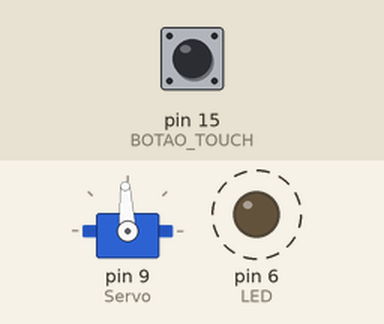
Recording of a sketch running on a simulated Arduino Uno, built with avr-gcc and run on an emulated ATmega328P. Shown: servo, output pins drawn as LEDs (lit = HIGH). Dashed ring = blinking. Inputs (shaded band) come from the test bench; at power-on: pin 15 (BOTAO_TOUCH) HIGH. Sleep ends after the set time or at an interrupt; servo pulses on a pin are drawn as a servo (544–2400 µs = 0–180°); pins used as bus, display or sensor lines are not drawn.

Above: at 0.1 s.
At 39.5 s:
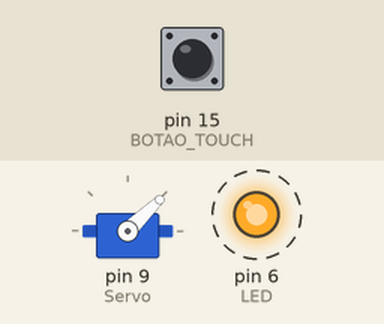
Timing chart, 0 to 40.0 s (numbered marks = the images above):
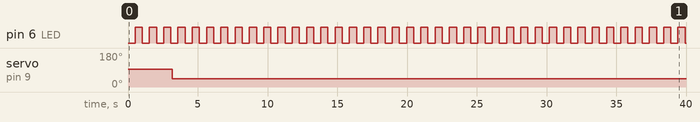

Measured:
- by itself, pin 6 (LED): alternates HIGH for 0.51 s and LOW for 0.51 s
- by itself, servo on pin 9 (Servo): 93° → 44° at 3.2 s

The sketch:

PROG_optimized.ino
```cpp
#include <avr/io.h>
#include <avr/interrupt.h>
#include <avr/sleep.h>
#include <avr/wdt.h>

// Definições de constantes (baseadas no datasheet ATmega328P e periféricos)
#define F_CPU 16000000UL  // Frequência do clock (para delays precisos)
#define LCD_I2C_ADDR 0x20  // Endereço I2C do PCF8574T (ajuste se necessário)
#define BH1750_ADDR1 0x23  // Endereço sensor BH1750 #1
#define BH1750_ADDR2 0x5C  // Endereço sensor BH1750 #2
#define BH1750_POWER_ON 0x01
#define BH1750_CONT_HIGH_RES_MODE2 0x11
#define PCF_RS 0b10000000  // Bit RS no PCF8574T
#define PCF_EN 0b01000000  // Bit EN no PCF8574T
#define BOTAO_TOUCH PC1  // Pino do botão touch (PC1)
#define MODE_AUTOMATIC 0
#define MODE_MANUAL 1
#define AVG_SAMPLES 10  // Número de amostras para média móvel

// Enum para posições do servo
typedef enum {
    FECHADA = 0,
    METADE = 1,
    ABERTA = 2,
    LUZ = 3  // Estado extra para futuro uso
} Servo_pos;

// Struct para organizar estado da aplicação (melhora manutenibilidade)
struct AppState {
    volatile uint16_t delay_counter_2ms;  // Contador de atraso não-bloqueante (2ms ticks)
    volatile uint8_t init_state;          // Estado da máquina de inicialização
    volatile uint8_t setup_done;          // Flag: setup concluído
    volatile uint8_t operating_mode;      // Modo atual (automático/manual)
    volatile uint8_t mode_changed;        // Flag para limpar LCD ao mudar modo
    volatile uint8_t prev_pc1_state;      // Estado anterior do botão (para detecção de borda)
    volatile uint8_t mode_locked;         // Bloqueio de mudança de modo
    volatile uint8_t debounce_counter;    // Contador para debouncing (50ms)
    volatile uint8_t flag_2ms;            // Flag de tick de 2ms
    volatile uint8_t display_counter;     // Contador para atualização de display
    uint16_t lux_value;                   // Valor atual de lux
    uint16_t averaged_lux;                // Valor médio de lux
    uint8_t sensor_count;                 // Número de sensores detectados
    uint8_t sensor1_present;              // Flag: sensor 1 presente
    uint8_t sensor2_present;              // Flag: sensor 2 presente
    uint16_t lux_buffer[AVG_SAMPLES];     // Buffer para média móvel
    uint8_t buffer_index;                 // Índice do buffer
    volatile uint8_t estado_atual;        // Estado atual do servo
};

// Instância global da struct (acesso otimizado)
struct AppState app = {0};

// Protótipos de funções (para organização)
void inic(void);
void inic_non_blocking(void);
void update_display(void);
void control_motor(Servo_pos pos_desejada);
uint16_t average_lux(uint16_t new_reading);
void uint_to_str(uint16_t num, char* buffer, uint8_t len);  // Função customizada para converter uint para string (substitui sprintf)

// Funções de atraso crítico (mantidas para timing do LCD, mas otimizadas)
void short_delay(void) {
    __asm__ volatile ("nop\n\t" "nop\n\t" "nop\n\t" "nop\n\t"
                      "nop\n\t" "nop\n\t" "nop\n\t" "nop\n\t"
                      "nop\n\t" "nop\n\t" "nop\n\t" "nop\n\t"
                      "nop\n\t" "nop\n\t" "nop\n\t" "nop\n\t" ::: "memory");
}

void delay_us(uint16_t us) {
    for (uint16_t i = 0; i < us; i++) {
        for (uint8_t j = 0; j < 4; j++) {
            short_delay();
        }
    }
}

// Atraso não-bloqueante baseado em ticks de 2ms
void START_NB_DELAY_MS(uint16_t ms) {
    app.delay_counter_2ms = (ms / 2) + 1;  // Arredonda para cima
}

uint8_t IS_DELAY_FINISHED(void) {
    return (app.delay_counter_2ms == 0);
}

// ISR do Timer0 (tick de 2ms para atrasos não-bloqueantes)
ISR(TIMER0_COMPA_vect) {
    app.flag_2ms = 1;
    if (app.delay_counter_2ms > 0) {
        app.delay_counter_2ms--;
    }
    app.display_counter++;
    // Toggle LED a cada 500ms (250 * 2ms)
    static volatile uint8_t led_counter = 0;
    led_counter++;
    if (led_counter >= 250) {
        PORTD ^= (1 << PD6);
        led_counter = 0;
    }
    wdt_reset();  // Reset watchdog para evitar reset
}

// ISR do botão (com debouncing)
ISR(PCINT1_vect) {
    uint8_t current_state = PINC & (1 << PC1);
    uint8_t prev_state = app.prev_pc1_state & (1 << PC1);

    if ((current_state & (1 << PC1)) && !(prev_state)) {  // Borda de subida
        if (app.debounce_counter == 0) {  // Inicia debouncing
            app.debounce_counter = 25;  // 50ms (25 * 2ms)
        }
    } else if (!(current_state & (1 << PC1)) && (prev_state)) {  // Borda de descida
        app.debounce_counter = 0;  // Cancela debouncing
    }

    app.prev_pc1_state = current_state;
}

// Funções I2C (com verificações de erro básicas para robustez)
void inic_i2c(void) {
    TWCR |= (1 << TWEN);  // Habilita TWI
    TWSR = 0;             // Prescaler 1
    TWBR = 72;            // Baud rate para 100kHz
    DDRC &= ~((1 << PC4) | (1 << PC5));  // Pinos como entrada
    PORTC |= (1 << PC4) | (1 << PC5);    // Pull-ups
}

void i2c_start(void) {
    TWCR = (1 << TWINT) | (1 << TWSTA) | (1 << TWEN);
    while (!(TWCR & (1 << TWINT)));
}

void i2c_stop(void) {
    TWCR = (1 << TWINT) | (1 << TWSTO) | (1 << TWEN);
}

uint8_t i2c_write(uint8_t data) {
    TWDR = data;
    TWCR = (1 << TWINT) | (1 << TWEN);
    while (!(TWCR & (1 << TWINT)));
    return (TWSR & 0xF8) == 0x28;  // Retorna sucesso (ACK)
}

uint8_t i2c_read_ack(void) {
    TWCR = (1 << TWINT) | (1 << TWEN) | (1 << TWEA);
    while (!(TWCR & (1 << TWINT)));
    return TWDR;
}

uint8_t i2c_read_nack(void) {
    TWCR = (1 << TWINT) | (1 << TWEN);
    while (!(TWCR & (1 << TWINT)));
    return TWDR;
}

// Funções LCD via I2C
void i2c_lcd_send(uint8_t data) {
    i2c_start();
    if (!i2c_write(LCD_I2C_ADDR << 1)) return;  // Erro: aborta
    i2c_write(data);
    i2c_stop();
}

void lcd_write_nibble(uint8_t nibble, uint8_t rs) {
    uint8_t data = 0;
    if (nibble & 0b1000) data |= (1 << 0);  // D7 -> P0
    if (nibble & 0b0100) data |= (1 << 1);  // D6 -> P1
    if (nibble & 0b0010) data |= (1 << 2);  // D5 -> P2
    if (nibble & 0b0001) data |= (1 << 3);  // D4 -> P3
    if (rs) data |= PCF_RS;
    i2c_lcd_send(data | PCF_EN);  // EN high
    i2c_lcd_send(data & ~PCF_EN); // EN low
}

void lcd_write_byte(uint8_t data, uint8_t rs) {
    lcd_write_nibble(data >> 4, rs);
    lcd_write_nibble(data & 0x0F, rs);
}

void lcd_clear(void) {
    lcd_write_byte(0x01, 0);
}

void lcd_set_cursor(uint8_t row, uint8_t col) {
    uint8_t addr = (row == 0) ? 0x80 + col : 0xC0 + col;
    lcd_write_byte(addr, 0);
}

void lcd_write_string(const char* str) {
    while (*str) {
        lcd_write_byte(*str++, 1);
    }
}

void lcd_init_setup_cmds(void) {
    lcd_write_byte(0x28, 0);  // 4-bit, 2 linhas
    lcd_write_byte(0x0C, 0);  // Display on, cursor off
    lcd_write_byte(0x01, 0);  // Clear
    lcd_write_byte(0x06, 0);  // Increment cursor
}

// Funções BH1750 (com retries para robustez)
uint8_t bh1750_send(uint8_t addr, uint8_t data) {
    for (uint8_t retry = 0; retry < 3; retry++) {  // Até 3 retries
        i2c_start();
        if (i2c_write(addr << 1) && i2c_write(data)) {
            i2c_stop();
            return 1;
        }
        i2c_stop();
        delay_us(100);  // Pequena espera antes de retry
    }
    return 0;
}

uint16_t bh1750_read(uint8_t addr) {
    i2c_start();
    if (!i2c_write((addr << 1) | 1)) { i2c_stop(); return 0; }
    uint8_t high = i2c_read_ack();
    uint8_t low = i2c_read_nack();
    i2c_stop();
    uint16_t data = (high << 8) | low;
    return (uint16_t)((float)data / 1.2);  // Conversão para lux
}

void detect_sensors(void) {
    app.sensor1_present = bh1750_send(BH1750_ADDR1, BH1750_POWER_ON) &&
                          bh1750_send(BH1750_ADDR1, BH1750_CONT_HIGH_RES_MODE2);
    app.sensor2_present = bh1750_send(BH1750_ADDR2, BH1750_POWER_ON) &&
                          bh1750_send(BH1750_ADDR2, BH1750_CONT_HIGH_RES_MODE2);
    app.sensor_count = app.sensor1_present + app.sensor2_present;
}

uint16_t bh1750_read_sensors(void) {
    uint16_t lux1 = app.sensor1_present ? bh1750_read(BH1750_ADDR1) : 0;
    uint16_t lux2 = app.sensor2_present ? bh1750_read(BH1750_ADDR2) : 0;
    if (app.sensor_count == 1) return lux1 ? lux1 : lux2;
    if (app.sensor_count == 2) return (lux1 + lux2) / 2;
    return 0;
}

// Média móvel otimizada (soma acumulativa para eficiência)
uint16_t average_lux(uint16_t new_reading) {
    static uint32_t sum = 0;  // Soma acumulativa
    sum -= app.lux_buffer[app.buffer_index];
    app.lux_buffer[app.buffer_index] = new_reading;
    sum += new_reading;
    app.buffer_index = (app.buffer_index + 1) % AVG_SAMPLES;
    return sum / AVG_SAMPLES;
}

// Função customizada para converter uint16_t para string (evita sprintf)
void uint_to_str(uint16_t num, char* buffer, uint8_t len) {
    char temp[6];  // Suficiente para 65535
    uint8_t i = 0;
    if (num == 0) {
        temp[i++] = '0';
    } else {
        while (num > 0 && i < 5) {
            temp[i++] = '0' + (num % 10);
            num /= 10;
        }
    }
    // Inverte e copia para buffer
    for (uint8_t j = 0; j < i && j < len - 1; j++) {
        buffer[j] = temp[i - 1 - j];
    }
    buffer[i < len ? i : len - 1] = '\0';
}

// Inicializações de hardware
void onda1Hz_init(void) {
    DDRD |= (1 << PD6);  // LED como output
    TCCR0A = (1 << WGM01);  // CTC
    TCCR0B = (1 << CS02) | (1 << CS00);  // Prescaler 1024
    OCR0A = 31;  // 500Hz (2ms)
    TIMSK0 = (1 << OCIE0A);
}

void pwm_Servo_init(void) {
    DDRB |= (1 << PB1);  // Servo como output
    TCCR1A |= (1 << COM1A1) | (1 << WGM11);
    TCCR1B |= (1 << WGM13) | (1 << CS11) | (1 << CS10);
    ICR1 = 2500;  // Período 20ms (50Hz)
    OCR1A = 188;  // Posição inicial
}

void button_inic(void) {
    DDRC &= ~(1 << BOTAO_TOUCH);  // Input
    PORTC |= (1 << PC1);           // Pull-up
    PCICR |= (1 << PCIE1);
    PCMSK1 |= (1 << PCINT9);
}

void inic(void) {
    onda1Hz_init();
    pwm_Servo_init();  // Adicionado: inicializa servo
    button_inic();
    wdt_enable(WDTO_2S);  // Watchdog 2s para detectar hangs
    sei();  // Habilita interrupções
}

// Controle do motor (com validação)
void control_motor(Servo_pos pos_desejada) {
    if (pos_desejada >= LUZ) return;  // Validação
    uint16_t valor_pwm;
    switch (pos_desejada) {
        case FECHADA: valor_pwm = 125; app.estado_atual = 0; break;
        case METADE: valor_pwm = 188; app.estado_atual = 1; break;
        case ABERTA: valor_pwm = 250; app.estado_atual = 2; break;
    }
    OCR1A = valor_pwm;
}

// Máquina de estados de inicialização (não-bloqueante)
void inic_non_blocking(void) {
    switch (app.init_state) {
        case 0:
            inic_i2c();
            START_NB_DELAY_MS(50);  // Power-on wait
            app.init_state = 1;
            break;
        case 1:
            if (IS_DELAY_FINISHED()) {
                lcd_write_nibble(0x03, 0);
                START_NB_DELAY_MS(5);
                app.init_state = 2;
            }
            break;
        case 2:
            if (IS_DELAY_FINISHED()) {
                lcd_write_nibble(0x03, 0);
                START_NB_DELAY_MS(1);
                app.init_state = 3;
            }
            break;
        case 3:
            if (IS_DELAY_FINISHED()) {
                lcd_write_nibble(0x03, 0);
                START_NB_DELAY_MS(1);
                app.init_state = 4;
            }
            break;
        case 4:
            if (IS_DELAY_FINISHED()) {
                lcd_write_nibble(0x02, 0);  // 4-bit mode
                lcd_init_setup_cmds();      // Comandos finais
                lcd_set_cursor(0, 0);
                lcd_write_string("Projeto LABSI");
                START_NB_DELAY_MS(1500);
                app.init_state = 5;
            }
            break;
        case 5:
            if (IS_DELAY_FINISHED()) {
                lcd_clear();
                detect_sensors();
                START_NB_DELAY_MS(10);
                app.init_state = 6;
            }
            break;
        case 6:
            if (IS_DELAY_FINISHED()) {
                lcd_set_cursor(0, 0);
                if (app.sensor_count == 0) lcd_write_string("Sem Sensores");
                else if (app.sensor_count == 1) lcd_write_string("1 Sensor Pronto");
                else lcd_write_string("2 Sensores Prontos");
                START_NB_DELAY_MS(1500);
                app.init_state = 7;
            }
            break;
        case 7:
            if (IS_DELAY_FINISHED()) {
                lcd_clear();
                app.setup_done = 1;  // Setup concluído
                app.init_state = 255;  // Estado final
            }
            break;
    }
}

// ... (código anterior permanece igual)

// Função para atualizar display (separada para clareza)
void update_display(void) {
    char buffer[16];  // Buffer para strings
    app.lux_value = bh1750_read_sensors();
    app.averaged_lux = average_lux(app.lux_value);

    lcd_set_cursor(0, 0);
    uint_to_str(app.averaged_lux, buffer, 5);  // Converte lux para string
    lcd_write_string("Lux: ");
    lcd_write_string(buffer);
    lcd_write_string("   ");  // Espaços para limpar caracteres antigos

    lcd_set_cursor(1, 0);
    uint_to_str(app.sensor_count, buffer, 2);  // Converte sensor_count para string
    lcd_write_string("Sensors: ");
    lcd_write_string(buffer);
}

// Loop principal
int main(void) {
    inic();  // Inicializa hardware

    while (1) {
        // 1. GESTÃO DA INICIALIZAÇÃO (NON-BLOCKING)
        if (!app.setup_done) {
            inic_non_blocking();
        } else {
            // 2. CÓDIGO OPERACIONAL PRINCIPAL (SÓ EXECUTA APÓS SETUP)
            if (app.flag_2ms) {
                app.flag_2ms = 0;

                // Processa debouncing do botão
                if (app.debounce_counter > 0) {
                    app.debounce_counter--;
                    if (app.debounce_counter == 0) {
                        // Toggle modo após debouncing
                        if (!app.mode_locked) {
                            app.operating_mode = (app.operating_mode == MODE_AUTOMATIC) ? MODE_MANUAL : MODE_AUTOMATIC;
                            app.mode_changed = 1;
                            app.mode_locked = 1;
                        }
                    }
                }

                // Atualização do Display/Leitura de Sensor a cada 200ms (100 * 2ms)
                if (app.display_counter >= 100) {
                    app.display_counter = 0;
                    update_display();  // Chama função separada
                }
            }

            // Controle do servo baseado no modo (exemplo simples; expanda conforme necessário)
            if (app.operating_mode == MODE_AUTOMATIC) {
                // Lógica automática: ajuste baseado em lux (ex.: se lux > 500, abre)
                if (app.averaged_lux > 500) {
                    control_motor(ABERTA);
                } else if (app.averaged_lux < 200) {
                    control_motor(FECHADA);
                } else {
                    control_motor(METADE);
                }
            }  // Modo manual: aguarda input adicional (não implementado aqui)

            // Modo sleep para economia de energia
            set_sleep_mode(SLEEP_MODE_IDLE);
            sleep_enable();
            sleep_cpu();
            sleep_disable();
        }
    }
    return 0;
}
```
